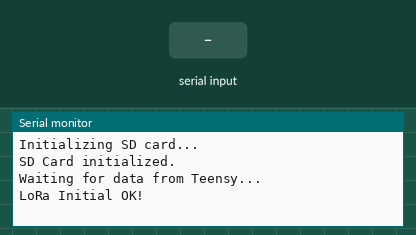
The sketch below on a simulated ESP32. On the bench: the last lines printed to the serial monitor. Inputs (shaded band) come from the test bench. Storage starts empty; no radio packets arrive unless stated.

Above: at 1.2 s.
1.3 s: "1\n" received over the second serial link
At 2.1 s:
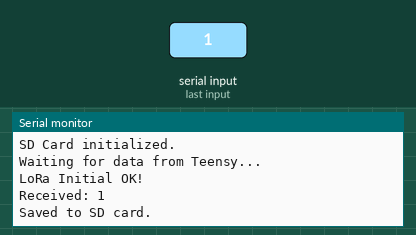
2.8 s: "0\n" received over the second serial link
At 2.87 s:
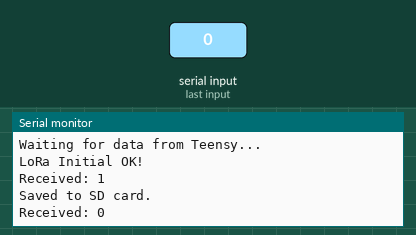
4.3 s: "2\n" received over the second serial link
At 5.6 s:
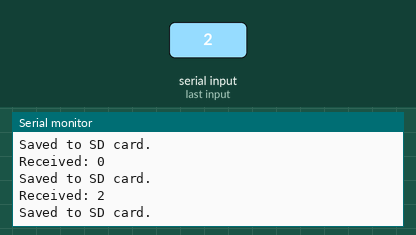

The sketch:

Reciever-heltec.ino
```cpp
#include <SD.h>
#include <SPI.h>
#include <LoRa.h> // เพิ่มไลบรารี LoRa

#define RXD2 16
#define TXD2 17

#define SD_CS 13    // Chip Select
#define SD_MOSI 23
#define SD_MISO 19
#define SD_SCK  18

// กำหนดพิน LoRa (ตัวอย่างสำหรับ Heltec ESP32 LoRa)
#define LORA_SCK 5
#define LORA_MISO 19
#define LORA_MOSI 27
#define LORA_SS 18
#define LORA_RST 14
#define LORA_DIO0 26

#define LORA_BAND 919925000   // 919.925 MHz

void setup() {
  Serial.begin(115200);
  Serial2.begin(9600, SERIAL_8N1, RXD2, TXD2);  // UART1 → GPIO16(RX), 17(TX)
  Serial.println("Initializing SD card...");


  SPI.begin(SD_SCK, SD_MISO, SD_MOSI, SD_CS);

  if (!SD.begin(SD_CS)) {
    Serial.println("SD Card initialization failed!");
    while (true);
  }
  Serial.println("SD Card initialized.");
  Serial.println("Waiting for data from Teensy...");

  // เริ่มต้น LoRa
  SPI.begin(LORA_SCK, LORA_MISO, LORA_MOSI, LORA_SS);
  LoRa.setPins(LORA_SS, LORA_RST, LORA_DIO0);
  if (!LoRa.begin(LORA_BAND)) {
    Serial.println("Starting LoRa failed!");
    while (1);
  }
  LoRa.setSpreadingFactor(9);      // SF9
  LoRa.setSignalBandwidth(125E3);  // 125 kHz
  Serial.println("LoRa Initial OK!");
}

void loop() {
  if (Serial2.available()) {
    String received = Serial2.readStringUntil('\n');
    received.trim();  // ลบช่องว่างหรือ '\r'

    Serial.print("Received: ");
    Serial.println(received);

    // ส่งข้อมูลผ่าน LoRa
    LoRa.beginPacket();
    LoRa.print(received);
    LoRa.endPacket();

    File dataFile = SD.open("/data.csv", FILE_APPEND);
    if (dataFile) {
      dataFile.println(received);
      dataFile.close();
      Serial.println("Saved to SD card.");
    } else {
      Serial.println("Failed to open data.csv");
    }
  }
}
```

Measured:
- after the input at 1.3 s, the serial monitor: prints a new line at once (image 1)
- after the input at 2.8 s, the serial monitor: prints a new line at once (image 2)
- after the input at 4.3 s, the serial monitor: prints a new line at once (image 3)
